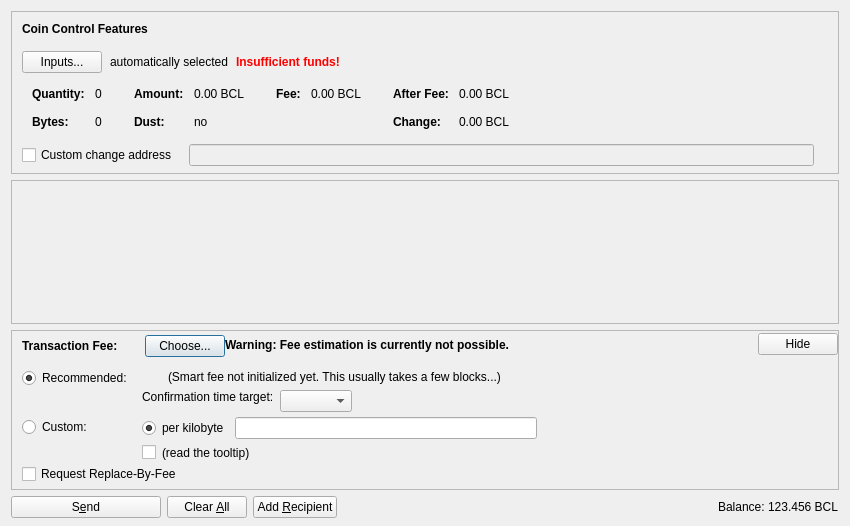
<?xml version="1.0" encoding="UTF-8"?>
<ui version="4.0">
 <class>SendCoinsDialog</class>
 <widget class="QDialog" name="SendCoinsDialog">
  <property name="geometry">
   <rect>
    <x>0</x>
    <y>0</y>
    <width>850</width>
    <height>526</height>
   </rect>
  </property>
  <property name="windowTitle">
   <string>Send Coins</string>
  </property>
  <layout class="QVBoxLayout" name="verticalLayout" stretch="0,1,0,0">
   <property name="bottomMargin">
    <number>8</number>
   </property>
   <item>
    <widget class="QFrame" name="frameCoinControl">
     <property name="sizePolicy">
      <sizepolicy hsizetype="Expanding" vsizetype="Expanding">
       <horstretch>0</horstretch>
       <verstretch>0</verstretch>
      </sizepolicy>
     </property>
     <property name="maximumSize">
      <size>
       <width>16777215</width>
       <height>16777215</height>
      </size>
     </property>
     <property name="frameShape">
      <enum>QFrame::StyledPanel</enum>
     </property>
     <property name="frameShadow">
      <enum>QFrame::Sunken</enum>
     </property>
     <layout class="QVBoxLayout" name="verticalLayoutCoinControl2">
      <property name="spacing">
       <number>0</number>
      </property>
      <property name="leftMargin">
       <number>0</number>
      </property>
      <property name="topMargin">
       <number>0</number>
      </property>
      <property name="rightMargin">
       <number>0</number>
      </property>
      <property name="bottomMargin">
       <number>6</number>
      </property>
      <item>
       <layout class="QVBoxLayout" name="verticalLayoutCoinControl" stretch="0,0,0,0,1">
        <property name="spacing">
         <number>0</number>
        </property>
        <property name="leftMargin">
         <number>10</number>
        </property>
        <property name="topMargin">
         <number>10</number>
        </property>
        <item>
         <layout class="QHBoxLayout" name="horizontalLayoutCoinControl1">
          <property name="bottomMargin">
           <number>15</number>
          </property>
          <item>
           <widget class="QLabel" name="labelCoinControlFeatures">
            <property name="sizePolicy">
             <sizepolicy hsizetype="Preferred" vsizetype="Maximum">
              <horstretch>0</horstretch>
              <verstretch>0</verstretch>
             </sizepolicy>
            </property>
            <property name="font">
             <font>
              <weight>75</weight>
              <bold>true</bold>
             </font>
            </property>
            <property name="styleSheet">
             <string notr="true">font-weight:bold;</string>
            </property>
            <property name="text">
             <string>Coin Control Features</string>
            </property>
           </widget>
          </item>
         </layout>
        </item>
        <item>
         <layout class="QHBoxLayout" name="horizontalLayoutCoinControl2" stretch="0,0,0,0">
          <property name="spacing">
           <number>8</number>
          </property>
          <property name="bottomMargin">
           <number>10</number>
          </property>
          <item>
           <widget class="QPushButton" name="pushButtonCoinControl">
            <property name="styleSheet">
             <string notr="true"/>
            </property>
            <property name="text">
             <string>Inputs...</string>
            </property>
            <property name="autoDefault">
             <bool>false</bool>
            </property>
           </widget>
          </item>
          <item>
           <widget class="QLabel" name="labelCoinControlAutomaticallySelected">
            <property name="text">
             <string>automatically selected</string>
            </property>
            <property name="margin">
             <number>5</number>
            </property>
           </widget>
          </item>
          <item>
           <widget class="QLabel" name="labelCoinControlInsuffFunds">
            <property name="font">
             <font>
              <weight>75</weight>
              <bold>true</bold>
             </font>
            </property>
            <property name="styleSheet">
             <string notr="true">color:red;font-weight:bold;</string>
            </property>
            <property name="text">
             <string>Insufficient funds!</string>
            </property>
            <property name="margin">
             <number>5</number>
            </property>
           </widget>
          </item>
          <item>
           <spacer name="horizontalSpacerCoinControl">
            <property name="orientation">
             <enum>Qt::Horizontal</enum>
            </property>
            <property name="sizeHint" stdset="0">
             <size>
              <width>40</width>
              <height>1</height>
             </size>
            </property>
           </spacer>
          </item>
         </layout>
        </item>
        <item>
         <widget class="QWidget" name="widgetCoinControl" native="true">
          <property name="sizePolicy">
           <sizepolicy hsizetype="Preferred" vsizetype="Preferred">
            <horstretch>0</horstretch>
            <verstretch>0</verstretch>
           </sizepolicy>
          </property>
          <property name="minimumSize">
           <size>
            <width>0</width>
            <height>0</height>
           </size>
          </property>
          <property name="styleSheet">
           <string notr="true"/>
          </property>
          <layout class="QHBoxLayout" name="horizontalLayoutCoinControl5">
           <property name="leftMargin">
            <number>0</number>
           </property>
           <property name="topMargin">
            <number>0</number>
           </property>
           <property name="rightMargin">
            <number>0</number>
           </property>
           <property name="bottomMargin">
            <number>0</number>
           </property>
           <item>
            <layout class="QHBoxLayout" name="horizontalLayoutCoinControl3" stretch="0,0,0,1">
             <property name="spacing">
              <number>20</number>
             </property>
             <property name="topMargin">
              <number>0</number>
             </property>
             <property name="bottomMargin">
              <number>10</number>
             </property>
             <item>
              <layout class="QFormLayout" name="formLayoutCoinControl1">
               <property name="horizontalSpacing">
                <number>10</number>
               </property>
               <property name="verticalSpacing">
                <number>14</number>
               </property>
               <property name="leftMargin">
                <number>10</number>
               </property>
               <property name="topMargin">
                <number>4</number>
               </property>
               <property name="rightMargin">
                <number>6</number>
               </property>
               <item row="0" column="0">
                <widget class="QLabel" name="labelCoinControlQuantityText">
                 <property name="font">
                  <font>
                   <weight>75</weight>
                   <bold>true</bold>
                  </font>
                 </property>
                 <property name="text">
                  <string>Quantity:</string>
                 </property>
                 <property name="margin">
                  <number>0</number>
                 </property>
                </widget>
               </item>
               <item row="0" column="1">
                <widget class="QLabel" name="labelCoinControlQuantity">
                 <property name="cursor">
                  <cursorShape>IBeamCursor</cursorShape>
                 </property>
                 <property name="contextMenuPolicy">
                  <enum>Qt::ActionsContextMenu</enum>
                 </property>
                 <property name="text">
                  <string notr="true">0</string>
                 </property>
                 <property name="margin">
                  <number>0</number>
                 </property>
                 <property name="textInteractionFlags">
                  <set>Qt::LinksAccessibleByMouse|Qt::TextSelectableByKeyboard|Qt::TextSelectableByMouse</set>
                 </property>
                </widget>
               </item>
               <item row="1" column="0">
                <widget class="QLabel" name="labelCoinControlBytesText">
                 <property name="font">
                  <font>
                   <weight>75</weight>
                   <bold>true</bold>
                  </font>
                 </property>
                 <property name="text">
                  <string>Bytes:</string>
                 </property>
                </widget>
               </item>
               <item row="1" column="1">
                <widget class="QLabel" name="labelCoinControlBytes">
                 <property name="cursor">
                  <cursorShape>IBeamCursor</cursorShape>
                 </property>
                 <property name="contextMenuPolicy">
                  <enum>Qt::ActionsContextMenu</enum>
                 </property>
                 <property name="text">
                  <string notr="true">0</string>
                 </property>
                 <property name="textInteractionFlags">
                  <set>Qt::LinksAccessibleByMouse|Qt::TextSelectableByKeyboard|Qt::TextSelectableByMouse</set>
                 </property>
                </widget>
               </item>
              </layout>
             </item>
             <item>
              <layout class="QFormLayout" name="formLayoutCoinControl2">
               <property name="horizontalSpacing">
                <number>10</number>
               </property>
               <property name="verticalSpacing">
                <number>14</number>
               </property>
               <property name="leftMargin">
                <number>6</number>
               </property>
               <property name="topMargin">
                <number>4</number>
               </property>
               <property name="rightMargin">
                <number>6</number>
               </property>
               <item row="0" column="0">
                <widget class="QLabel" name="labelCoinControlAmountText">
                 <property name="font">
                  <font>
                   <weight>75</weight>
                   <bold>true</bold>
                  </font>
                 </property>
                 <property name="text">
                  <string>Amount:</string>
                 </property>
                 <property name="margin">
                  <number>0</number>
                 </property>
                </widget>
               </item>
               <item row="0" column="1">
                <widget class="QLabel" name="labelCoinControlAmount">
                 <property name="cursor">
                  <cursorShape>IBeamCursor</cursorShape>
                 </property>
                 <property name="contextMenuPolicy">
                  <enum>Qt::ActionsContextMenu</enum>
                 </property>
                 <property name="text">
                  <string notr="true">0.00 BCL</string>
                 </property>
                 <property name="textInteractionFlags">
                  <set>Qt::LinksAccessibleByMouse|Qt::TextSelectableByKeyboard|Qt::TextSelectableByMouse</set>
                 </property>
                </widget>
               </item>
               <item row="1" column="0">
                <widget class="QLabel" name="labelCoinControlLowOutputText">
                 <property name="font">
                  <font>
                   <weight>75</weight>
                   <bold>true</bold>
                  </font>
                 </property>
                 <property name="text">
                  <string>Dust:</string>
                 </property>
                </widget>
               </item>
               <item row="1" column="1">
                <widget class="QLabel" name="labelCoinControlLowOutput">
                 <property name="cursor">
                  <cursorShape>IBeamCursor</cursorShape>
                 </property>
                 <property name="contextMenuPolicy">
                  <enum>Qt::ActionsContextMenu</enum>
                 </property>
                 <property name="text">
                  <string notr="true">no</string>
                 </property>
                 <property name="textInteractionFlags">
                  <set>Qt::LinksAccessibleByMouse|Qt::TextSelectableByKeyboard|Qt::TextSelectableByMouse</set>
                 </property>
                </widget>
               </item>
              </layout>
             </item>
             <item>
              <layout class="QFormLayout" name="formLayoutCoinControl3">
               <property name="horizontalSpacing">
                <number>10</number>
               </property>
               <property name="verticalSpacing">
                <number>14</number>
               </property>
               <property name="leftMargin">
                <number>6</number>
               </property>
               <property name="topMargin">
                <number>4</number>
               </property>
               <property name="rightMargin">
                <number>6</number>
               </property>
               <item row="0" column="0">
                <widget class="QLabel" name="labelCoinControlFeeText">
                 <property name="font">
                  <font>
                   <weight>75</weight>
                   <bold>true</bold>
                  </font>
                 </property>
                 <property name="text">
                  <string>Fee:</string>
                 </property>
                 <property name="margin">
                  <number>0</number>
                 </property>
                </widget>
               </item>
               <item row="0" column="1">
                <widget class="QLabel" name="labelCoinControlFee">
                 <property name="cursor">
                  <cursorShape>IBeamCursor</cursorShape>
                 </property>
                 <property name="contextMenuPolicy">
                  <enum>Qt::ActionsContextMenu</enum>
                 </property>
                 <property name="text">
                  <string notr="true">0.00 BCL</string>
                 </property>
                 <property name="textInteractionFlags">
                  <set>Qt::LinksAccessibleByMouse|Qt::TextSelectableByKeyboard|Qt::TextSelectableByMouse</set>
                 </property>
                </widget>
               </item>
              </layout>
             </item>
             <item>
              <layout class="QFormLayout" name="formLayoutCoinControl4">
               <property name="horizontalSpacing">
                <number>10</number>
               </property>
               <property name="verticalSpacing">
                <number>14</number>
               </property>
               <property name="leftMargin">
                <number>6</number>
               </property>
               <property name="topMargin">
                <number>4</number>
               </property>
               <property name="rightMargin">
                <number>6</number>
               </property>
               <item row="0" column="0">
                <widget class="QLabel" name="labelCoinControlAfterFeeText">
                 <property name="font">
                  <font>
                   <weight>75</weight>
                   <bold>true</bold>
                  </font>
                 </property>
                 <property name="text">
                  <string>After Fee:</string>
                 </property>
                 <property name="margin">
                  <number>0</number>
                 </property>
                </widget>
               </item>
               <item row="0" column="1">
                <widget class="QLabel" name="labelCoinControlAfterFee">
                 <property name="cursor">
                  <cursorShape>IBeamCursor</cursorShape>
                 </property>
                 <property name="contextMenuPolicy">
                  <enum>Qt::ActionsContextMenu</enum>
                 </property>
                 <property name="text">
                  <string notr="true">0.00 BCL</string>
                 </property>
                 <property name="textInteractionFlags">
                  <set>Qt::LinksAccessibleByMouse|Qt::TextSelectableByKeyboard|Qt::TextSelectableByMouse</set>
                 </property>
                </widget>
               </item>
               <item row="1" column="0">
                <widget class="QLabel" name="labelCoinControlChangeText">
                 <property name="font">
                  <font>
                   <weight>75</weight>
                   <bold>true</bold>
                  </font>
                 </property>
                 <property name="text">
                  <string>Change:</string>
                 </property>
                </widget>
               </item>
               <item row="1" column="1">
                <widget class="QLabel" name="labelCoinControlChange">
                 <property name="cursor">
                  <cursorShape>IBeamCursor</cursorShape>
                 </property>
                 <property name="contextMenuPolicy">
                  <enum>Qt::ActionsContextMenu</enum>
                 </property>
                 <property name="text">
                  <string notr="true">0.00 BCL</string>
                 </property>
                 <property name="textInteractionFlags">
                  <set>Qt::LinksAccessibleByMouse|Qt::TextSelectableByKeyboard|Qt::TextSelectableByMouse</set>
                 </property>
                </widget>
               </item>
              </layout>
             </item>
            </layout>
           </item>
          </layout>
         </widget>
        </item>
        <item>
         <layout class="QHBoxLayout" name="horizontalLayoutCoinControl4" stretch="0,0,0">
          <property name="spacing">
           <number>12</number>
          </property>
          <property name="sizeConstraint">
           <enum>QLayout::SetDefaultConstraint</enum>
          </property>
          <property name="topMargin">
           <number>5</number>
          </property>
          <property name="rightMargin">
           <number>5</number>
          </property>
          <item>
           <widget class="QCheckBox" name="checkBoxCoinControlChange">
            <property name="toolTip">
             <string>If this is activated, but the change address is empty or invalid, change will be sent to a newly generated address.</string>
            </property>
            <property name="text">
             <string>Custom change address</string>
            </property>
           </widget>
          </item>
          <item>
           <widget class="QValidatedLineEdit" name="lineEditCoinControlChange">
            <property name="enabled">
             <bool>false</bool>
            </property>
            <property name="sizePolicy">
             <sizepolicy hsizetype="Expanding" vsizetype="Fixed">
              <horstretch>0</horstretch>
              <verstretch>0</verstretch>
             </sizepolicy>
            </property>
           </widget>
          </item>
          <item>
           <widget class="QLabel" name="labelCoinControlChangeLabel">
            <property name="sizePolicy">
             <sizepolicy hsizetype="Preferred" vsizetype="Expanding">
              <horstretch>0</horstretch>
              <verstretch>0</verstretch>
             </sizepolicy>
            </property>
            <property name="minimumSize">
             <size>
              <width>0</width>
              <height>0</height>
             </size>
            </property>
            <property name="text">
             <string/>
            </property>
            <property name="margin">
             <number>3</number>
            </property>
           </widget>
          </item>
         </layout>
        </item>
        <item>
         <spacer name="verticalSpacerCoinControl">
          <property name="orientation">
           <enum>Qt::Vertical</enum>
          </property>
          <property name="sizeHint" stdset="0">
           <size>
            <width>800</width>
            <height>1</height>
           </size>
          </property>
         </spacer>
        </item>
       </layout>
      </item>
     </layout>
    </widget>
   </item>
   <item>
    <widget class="QScrollArea" name="scrollArea">
     <property name="widgetResizable">
      <bool>true</bool>
     </property>
     <widget class="QWidget" name="scrollAreaWidgetContents">
      <property name="geometry">
       <rect>
        <x>0</x>
        <y>0</y>
        <width>830</width>
        <height>104</height>
       </rect>
      </property>
      <layout class="QVBoxLayout" name="verticalLayout_2" stretch="0,1">
       <property name="leftMargin">
        <number>0</number>
       </property>
       <property name="topMargin">
        <number>0</number>
       </property>
       <property name="rightMargin">
        <number>0</number>
       </property>
       <property name="bottomMargin">
        <number>0</number>
       </property>
       <item>
        <layout class="QVBoxLayout" name="entries">
         <property name="spacing">
          <number>6</number>
         </property>
        </layout>
       </item>
       <item>
        <spacer name="verticalSpacer">
         <property name="orientation">
          <enum>Qt::Vertical</enum>
         </property>
         <property name="sizeHint" stdset="0">
          <size>
           <width>20</width>
           <height>40</height>
          </size>
         </property>
        </spacer>
       </item>
      </layout>
     </widget>
    </widget>
   </item>
   <item>
    <widget class="QFrame" name="frameFee">
     <property name="sizePolicy">
      <sizepolicy hsizetype="Expanding" vsizetype="Expanding">
       <horstretch>0</horstretch>
       <verstretch>0</verstretch>
      </sizepolicy>
     </property>
     <property name="maximumSize">
      <size>
       <width>16777215</width>
       <height>16777215</height>
      </size>
     </property>
     <property name="frameShape">
      <enum>QFrame::StyledPanel</enum>
     </property>
     <property name="frameShadow">
      <enum>QFrame::Sunken</enum>
     </property>
     <layout class="QVBoxLayout" name="verticalLayoutFee1">
      <property name="spacing">
       <number>0</number>
      </property>
      <property name="leftMargin">
       <number>0</number>
      </property>
      <property name="topMargin">
       <number>0</number>
      </property>
      <property name="rightMargin">
       <number>0</number>
      </property>
      <property name="bottomMargin">
       <number>0</number>
      </property>
      <item>
       <layout class="QVBoxLayout" name="verticalLayoutFee2" stretch="0,0,0">
        <property name="spacing">
         <number>0</number>
        </property>
        <property name="leftMargin">
         <number>10</number>
        </property>
        <property name="topMargin">
         <number>0</number>
        </property>
        <item>
         <layout class="QHBoxLayout" name="horizontalLayoutFee1">
          <property name="bottomMargin">
           <number>0</number>
          </property>
          <item>
           <layout class="QVBoxLayout" name="verticalLayoutFee7">
            <property name="spacing">
             <number>0</number>
            </property>
            <item>
             <spacer name="verticalSpacerSmartFee">
              <property name="orientation">
               <enum>Qt::Vertical</enum>
              </property>
              <property name="sizeType">
               <enum>QSizePolicy::Fixed</enum>
              </property>
              <property name="sizeHint" stdset="0">
               <size>
                <width>1</width>
                <height>4</height>
               </size>
              </property>
             </spacer>
            </item>
            <item>
             <layout class="QHBoxLayout" name="horizontalLayoutSmartFee">
              <property name="spacing">
               <number>10</number>
              </property>
              <item>
               <widget class="QLabel" name="labelFeeHeadline">
                <property name="sizePolicy">
                 <sizepolicy hsizetype="Preferred" vsizetype="Maximum">
                  <horstretch>0</horstretch>
                  <verstretch>0</verstretch>
                 </sizepolicy>
                </property>
                <property name="font">
                 <font>
                  <weight>75</weight>
                  <bold>true</bold>
                 </font>
                </property>
                <property name="styleSheet">
                 <string notr="true">font-weight:bold;</string>
                </property>
                <property name="text">
                 <string>Transaction Fee:</string>
                </property>
               </widget>
              </item>
              <item>
               <widget class="QLabel" name="labelFeeMinimized">
                <property name="text">
                 <string/>
                </property>
               </widget>
              </item>
              <item>
               <widget class="QPushButton" name="buttonChooseFee">
                <property name="text">
                 <string>Choose...</string>
                </property>
               </widget>
              </item>
             </layout>
            </item>
            <item>
             <spacer name="verticalSpacer_5">
              <property name="orientation">
               <enum>Qt::Vertical</enum>
              </property>
              <property name="sizeHint" stdset="0">
               <size>
                <width>1</width>
                <height>1</height>
               </size>
              </property>
             </spacer>
            </item>
           </layout>
          </item>
          <item>
           <widget class="QLabel" name="fallbackFeeWarningLabel">
            <property name="toolTip">
             <string>Using the fallbackfee can result in sending a transaction that will take several hours or days (or never) to confirm. Consider choosing your fee manually or wait until you have validated the complete chain.</string>
            </property>
            <property name="font">
            <font>
                <weight>75</weight>
                <bold>true</bold>
            </font>
            </property>
            <property name="text">
             <string>Warning: Fee estimation is currently not possible.</string>
            </property>
            <property name="wordWrap">
             <bool>false</bool>
            </property>
           </widget>
          </item>
          <item>
           <spacer name="horizontalSpacer_4">
            <property name="orientation">
             <enum>Qt::Horizontal</enum>
            </property>
            <property name="sizeType">
             <enum>QSizePolicy::MinimumExpanding</enum>
            </property>
            <property name="sizeHint" stdset="0">
             <size>
              <width>40</width>
              <height>20</height>
             </size>
            </property>
           </spacer>
          </item>
          <item>
           <widget class="QPushButton" name="buttonMinimizeFee">
            <property name="toolTip">
             <string>collapse fee-settings</string>
            </property>
            <property name="text">
             <string>Hide</string>
            </property>
           </widget>
          </item>
         </layout>
        </item>
        <item>
         <widget class="QFrame" name="frameFeeSelection">
          <layout class="QVBoxLayout" name="verticalLayoutFee12">
           <property name="spacing">
            <number>0</number>
           </property>
           <property name="leftMargin">
            <number>0</number>
           </property>
           <property name="topMargin">
            <number>0</number>
           </property>
           <property name="rightMargin">
            <number>0</number>
           </property>
           <property name="bottomMargin">
            <number>0</number>
           </property>
           <item>
            <layout class="QGridLayout" name="gridLayoutFee">
             <property name="topMargin">
              <number>10</number>
             </property>
             <property name="bottomMargin">
              <number>4</number>
             </property>
             <property name="horizontalSpacing">
              <number>10</number>
             </property>
             <property name="verticalSpacing">
              <number>4</number>
             </property>
             <item row="1" column="1">
              <layout class="QVBoxLayout" name="verticalLayoutFee8">
               <property name="spacing">
                <number>6</number>
               </property>
               <item>
                <layout class="QHBoxLayout" name="horizontalLayoutFee13">
                 <item>
                  <widget class="QRadioButton" name="radioCustomPerKilobyte">
                   <property name="toolTip">
                    <string>If the custom fee is set to 1000 satoshis and the transaction is only 250 bytes, then &quot;per kilobyte&quot; only pays 250 satoshis in fee, while &quot;total at least&quot; pays 1000 satoshis. For transactions bigger than a kilobyte both pay by kilobyte.</string>
                   </property>
                   <property name="text">
                    <string>per kilobyte</string>
                   </property>
                   <property name="checked">
                    <bool>true</bool>
                   </property>
                   <attribute name="buttonGroup">
                    <string notr="true">groupCustomFee</string>
                   </attribute>
                  </widget>
                 </item>
                 <item>
                  <widget class="BitcoinAmountField" name="customFee"/>
                 </item>
                 <item>
                  <spacer name="horizontalSpacer_6">
                   <property name="orientation">
                    <enum>Qt::Horizontal</enum>
                   </property>
                   <property name="sizeHint" stdset="0">
                    <size>
                     <width>1</width>
                     <height>1</height>
                    </size>
                   </property>
                  </spacer>
                 </item>
                </layout>
               </item>
               <item>
                <layout class="QHBoxLayout" name="horizontalLayoutFee8">
                 <item>
                  <widget class="QCheckBox" name="checkBoxMinimumFee">
                   <property name="toolTip">
                    <string>Paying only the minimum fee is just fine as long as there is less transaction volume than space in the blocks. But be aware that this can end up in a never confirming transaction once there is more demand for bitcoinlite transactions than the network can process.</string>
                   </property>
                   <property name="text">
                    <string/>
                   </property>
                  </widget>
                 </item>
                 <item>
                  <widget class="QLabel" name="labelMinFeeWarning">
                   <property name="enabled">
                    <bool>true</bool>
                   </property>
                   <property name="toolTip">
                    <string>Paying only the minimum fee is just fine as long as there is less transaction volume than space in the blocks. But be aware that this can end up in a never confirming transaction once there is more demand for bitcoinlite transactions than the network can process.</string>
                   </property>
                   <property name="text">
                    <string>(read the tooltip)</string>
                   </property>
                   <property name="margin">
                    <number>5</number>
                   </property>
                  </widget>
                 </item>
                 <item>
                  <spacer name="horizontalSpacer_2">
                   <property name="orientation">
                    <enum>Qt::Horizontal</enum>
                   </property>
                   <property name="sizeHint" stdset="0">
                    <size>
                     <width>1</width>
                     <height>1</height>
                    </size>
                   </property>
                  </spacer>
                 </item>
                </layout>
               </item>
              </layout>
             </item>
             <item row="0" column="0">
              <layout class="QVBoxLayout" name="verticalLayoutFee4" stretch="0,1">
               <item>
                <widget class="QRadioButton" name="radioSmartFee">
                 <property name="text">
                  <string>Recommended:</string>
                 </property>
                 <property name="checked">
                  <bool>true</bool>
                 </property>
                 <attribute name="buttonGroup">
                  <string notr="true">groupFee</string>
                 </attribute>
                </widget>
               </item>
               <item>
                <spacer name="verticalSpacer_2">
                 <property name="orientation">
                  <enum>Qt::Vertical</enum>
                 </property>
                 <property name="sizeHint" stdset="0">
                  <size>
                   <width>1</width>
                   <height>1</height>
                  </size>
                 </property>
                </spacer>
               </item>
              </layout>
             </item>
             <item row="1" column="0">
              <layout class="QVBoxLayout" name="verticalLayoutFee9" stretch="0,1">
               <item>
                <widget class="QRadioButton" name="radioCustomFee">
                 <property name="text">
                  <string>Custom:</string>
                 </property>
                 <attribute name="buttonGroup">
                  <string notr="true">groupFee</string>
                 </attribute>
                </widget>
               </item>
               <item>
                <spacer name="verticalSpacer_6">
                 <property name="orientation">
                  <enum>Qt::Vertical</enum>
                 </property>
                 <property name="sizeHint" stdset="0">
                  <size>
                   <width>1</width>
                   <height>1</height>
                  </size>
                 </property>
                </spacer>
               </item>
              </layout>
             </item>
             <item row="0" column="1">
              <layout class="QVBoxLayout" name="verticalLayoutFee3" stretch="0,0,1">
               <property name="spacing">
                <number>6</number>
               </property>
               <property name="topMargin">
                <number>2</number>
               </property>
               <item>
                <layout class="QHBoxLayout" name="horizontalLayoutFee12">
                 <item>
                  <widget class="QLabel" name="labelSmartFee">
                   <property name="text">
                    <string/>
                   </property>
                   <property name="margin">
                    <number>2</number>
                   </property>
                  </widget>
                 </item>
                 <item>
                  <widget class="QLabel" name="labelFeeEstimation">
                   <property name="text">
                    <string/>
                   </property>
                  </widget>
                 </item>
                 <item>
                  <widget class="QLabel" name="labelSmartFee2">
                   <property name="text">
                    <string>(Smart fee not initialized yet. This usually takes a few blocks...)</string>
                   </property>
                   <property name="margin">
                    <number>2</number>
                   </property>
                  </widget>
                 </item>
                 <item>
                  <spacer name="horizontalSpacer_5">
                   <property name="orientation">
                    <enum>Qt::Horizontal</enum>
                   </property>
                   <property name="sizeHint" stdset="0">
                    <size>
                     <width>1</width>
                     <height>1</height>
                    </size>
                   </property>
                  </spacer>
                 </item>
                </layout>
               </item>
               <item>
                <layout class="QHBoxLayout" name="horizontalLayoutFee9">
                 <item>
                  <layout class="QVBoxLayout" name="verticalLayoutFee6">
                   <item>
                    <widget class="QLabel" name="labelSmartFee3">
                     <property name="text">
                      <string>Confirmation time target:</string>
                     </property>
                     <property name="margin">
                      <number>2</number>
                     </property>
                    </widget>
                   </item>
                   <item>
                    <spacer name="verticalSpacer_3">
                     <property name="orientation">
                      <enum>Qt::Vertical</enum>
                     </property>
                     <property name="sizeHint" stdset="0">
                      <size>
                       <width>1</width>
                       <height>1</height>
                      </size>
                     </property>
                    </spacer>
                   </item>
                  </layout>
                 </item>
                 <item>
                  <layout class="QVBoxLayout" name="verticalLayoutFee5">
                   <property name="rightMargin">
                    <number>30</number>
                   </property>
                   <item>
                    <layout class="QHBoxLayout" name="horizontalLayoutConfTarget">
                     <property name="bottomMargin">
                      <number>0</number>
                     </property>
                     <item>
                      <widget class="QComboBox" name="confTargetSelector"/>
                     </item>
                     <item>
                      <spacer name="horizontalSpacerConfTarget">
                       <property name="orientation">
                        <enum>Qt::Horizontal</enum>
                       </property>
                       <property name="sizeHint" stdset="0">
                        <size>
                         <width>40</width>
                         <height>20</height>
                        </size>
                       </property>
                      </spacer>
                     </item>
                    </layout>
                   </item>
                  </layout>
                 </item>
                </layout>
               </item>
               <item>
                <spacer name="verticalSpacer_4">
                 <property name="orientation">
                  <enum>Qt::Vertical</enum>
                 </property>
                 <property name="sizeHint" stdset="0">
                  <size>
                   <width>1</width>
                   <height>1</height>
                  </size>
                 </property>
                </spacer>
               </item>
              </layout>
             </item>
            </layout>
           </item>
           <item>
            <widget class="QCheckBox" name="optInRBF">
             <property name="text">
              <string>Request Replace-By-Fee</string>
             </property>
             <property name="toolTip">
              <string>Indicates that the sender may wish to replace this transaction with a new one paying higher fees (prior to being confirmed).</string>
             </property>
            </widget>
           </item>
          </layout>
         </widget>
        </item>
        <item>
         <spacer name="verticalSpacerFee">
          <property name="orientation">
           <enum>Qt::Vertical</enum>
          </property>
          <property name="sizeHint" stdset="0">
           <size>
            <width>40</width>
            <height>5</height>
           </size>
          </property>
         </spacer>
        </item>
       </layout>
      </item>
     </layout>
    </widget>
   </item>
   <item>
    <layout class="QHBoxLayout" name="horizontalLayout">
     <item>
      <widget class="QPushButton" name="sendButton">
       <property name="minimumSize">
        <size>
         <width>150</width>
         <height>0</height>
        </size>
       </property>
       <property name="toolTip">
        <string>Confirm the send action</string>
       </property>
       <property name="text">
        <string>S&amp;end</string>
       </property>
       <property name="icon">
        <iconset resource="../bitcoin.qrc">
         <normaloff>:/icons/send</normaloff>:/icons/send</iconset>
       </property>
       <property name="autoDefault">
        <bool>false</bool>
       </property>
       <property name="default">
        <bool>false</bool>
       </property>
      </widget>
     </item>
     <item>
      <widget class="QPushButton" name="clearButton">
       <property name="sizePolicy">
        <sizepolicy hsizetype="Minimum" vsizetype="Fixed">
         <horstretch>0</horstretch>
         <verstretch>0</verstretch>
        </sizepolicy>
       </property>
       <property name="toolTip">
        <string>Clear all fields of the form.</string>
       </property>
       <property name="text">
        <string>Clear &amp;All</string>
       </property>
       <property name="icon">
        <iconset resource="../bitcoin.qrc">
         <normaloff>:/icons/remove</normaloff>:/icons/remove</iconset>
       </property>
       <property name="autoDefault">
        <bool>false</bool>
       </property>
      </widget>
     </item>
     <item>
      <widget class="QPushButton" name="addButton">
       <property name="toolTip">
        <string>Send to multiple recipients at once</string>
       </property>
       <property name="text">
        <string>Add &amp;Recipient</string>
       </property>
       <property name="icon">
        <iconset resource="../bitcoin.qrc">
         <normaloff>:/icons/add</normaloff>:/icons/add</iconset>
       </property>
       <property name="autoDefault">
        <bool>false</bool>
       </property>
      </widget>
     </item>
     <item>
      <spacer name="horizontalSpacer">
       <property name="orientation">
        <enum>Qt::Horizontal</enum>
       </property>
       <property name="sizeHint" stdset="0">
        <size>
         <width>40</width>
         <height>20</height>
        </size>
       </property>
      </spacer>
     </item>
     <item>
      <layout class="QHBoxLayout" name="horizontalLayout_2">
       <property name="spacing">
        <number>3</number>
       </property>
       <item>
        <widget class="QLabel" name="label">
         <property name="sizePolicy">
          <sizepolicy hsizetype="Preferred" vsizetype="Fixed">
           <horstretch>0</horstretch>
           <verstretch>0</verstretch>
          </sizepolicy>
         </property>
         <property name="text">
          <string>Balance:</string>
         </property>
        </widget>
       </item>
       <item>
        <widget class="QLabel" name="labelBalance">
         <property name="sizePolicy">
          <sizepolicy hsizetype="Preferred" vsizetype="Fixed">
           <horstretch>0</horstretch>
           <verstretch>0</verstretch>
          </sizepolicy>
         </property>
         <property name="cursor">
          <cursorShape>IBeamCursor</cursorShape>
         </property>
         <property name="text">
          <string notr="true">123.456 BCL</string>
         </property>
         <property name="textInteractionFlags">
          <set>Qt::LinksAccessibleByMouse|Qt::TextSelectableByKeyboard|Qt::TextSelectableByMouse</set>
         </property>
        </widget>
       </item>
      </layout>
     </item>
    </layout>
   </item>
  </layout>
 </widget>
 <customwidgets>
  <customwidget>
   <class>QValidatedLineEdit</class>
   <extends>QLineEdit</extends>
   <header>qvalidatedlineedit.h</header>
  </customwidget>
  <customwidget>
   <class>BitcoinAmountField</class>
   <extends>QLineEdit</extends>
   <header>bitcoinamountfield.h</header>
   <container>1</container>
  </customwidget>
 </customwidgets>
 <resources>
  <include location="../bitcoin.qrc"/>
 </resources>
 <connections/>
 <buttongroups>
  <buttongroup name="groupFee"/>
  <buttongroup name="groupCustomFee"/>
 </buttongroups>
</ui>
